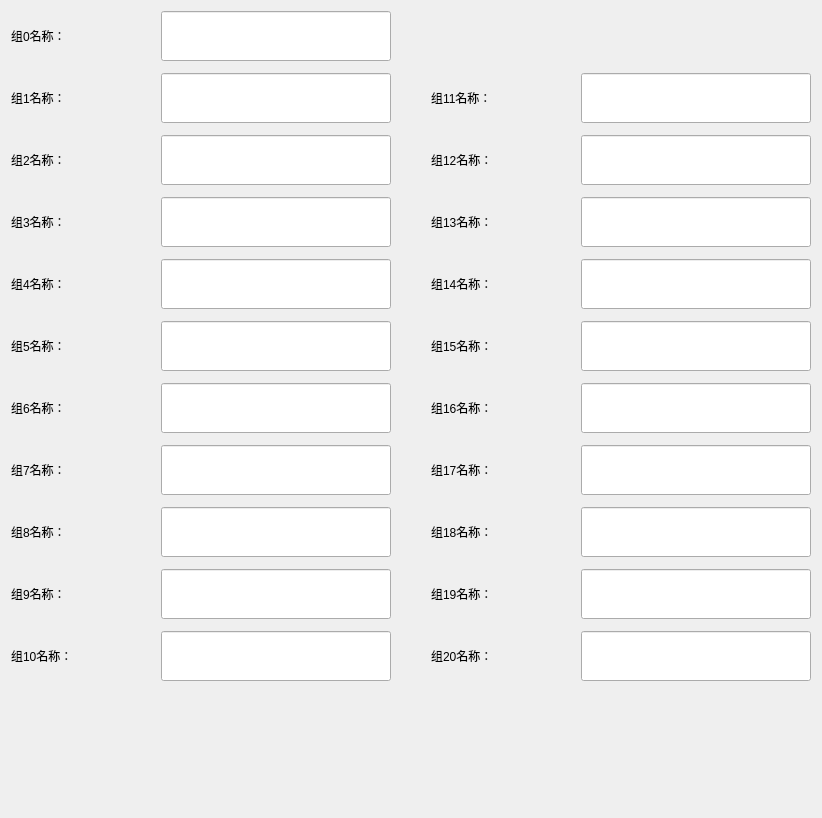
     <widget class="QWidget" name="tab_groupSet">
      <attribute name="title">
       <string>组设置</string>
      </attribute>
      <layout class="QVBoxLayout" name="verticalLayout_4">
       <item>
        <layout class="QHBoxLayout" name="horizontalLayout_13">
         <property name="spacing">
          <number>0</number>
         </property>
         <item>
          <layout class="QGridLayout" name="gridLayout_3">
           <property name="horizontalSpacing">
            <number>0</number>
           </property>
           <property name="verticalSpacing">
            <number>12</number>
           </property>
           <item row="0" column="0">
            <widget class="QLabel" name="label_group0">
             <property name="minimumSize">
              <size>
               <width>150</width>
               <height>0</height>
              </size>
             </property>
             <property name="maximumSize">
              <size>
               <width>150</width>
               <height>16777215</height>
              </size>
             </property>
             <property name="text">
              <string>组0名称：</string>
             </property>
            </widget>
           </item>
           <item row="0" column="1">
            <widget class="QLineEdit" name="lineEdit_group0Name">
             <property name="sizePolicy">
              <sizepolicy hsizetype="Preferred" vsizetype="Fixed">
               <horstretch>0</horstretch>
               <verstretch>0</verstretch>
              </sizepolicy>
             </property>
             <property name="minimumSize">
              <size>
               <width>230</width>
               <height>50</height>
              </size>
             </property>
             <property name="maximumSize">
              <size>
               <width>230</width>
               <height>16777215</height>
              </size>
             </property>
            </widget>
           </item>
           <item row="1" column="0">
            <widget class="QLabel" name="label_group1">
             <property name="minimumSize">
              <size>
               <width>150</width>
               <height>0</height>
              </size>
             </property>
             <property name="maximumSize">
              <size>
               <width>150</width>
               <height>16777215</height>
              </size>
             </property>
             <property name="text">
              <string>组1名称：</string>
             </property>
            </widget>
           </item>
           <item row="1" column="1">
            <widget class="QLineEdit" name="lineEdit_group1Name">
             <property name="sizePolicy">
              <sizepolicy hsizetype="Preferred" vsizetype="Fixed">
               <horstretch>0</horstretch>
               <verstretch>0</verstretch>
              </sizepolicy>
             </property>
             <property name="minimumSize">
              <size>
               <width>230</width>
               <height>50</height>
              </size>
             </property>
             <property name="maximumSize">
              <size>
               <width>230</width>
               <height>16777215</height>
              </size>
             </property>
            </widget>
           </item>
           <item row="2" column="0">
            <widget class="QLabel" name="label_group2">
             <property name="minimumSize">
              <size>
               <width>150</width>
               <height>0</height>
              </size>
             </property>
             <property name="maximumSize">
              <size>
               <width>150</width>
               <height>16777215</height>
              </size>
             </property>
             <property name="text">
              <string>组2名称：</string>
             </property>
            </widget>
           </item>
           <item row="2" column="1">
            <widget class="QLineEdit" name="lineEdit_group2Name">
             <property name="sizePolicy">
              <sizepolicy hsizetype="Preferred" vsizetype="Fixed">
               <horstretch>0</horstretch>
               <verstretch>0</verstretch>
              </sizepolicy>
             </property>
             <property name="minimumSize">
              <size>
               <width>230</width>
               <height>50</height>
              </size>
             </property>
             <property name="maximumSize">
              <size>
               <width>230</width>
               <height>16777215</height>
              </size>
             </property>
            </widget>
           </item>
           <item row="3" column="0">
            <widget class="QLabel" name="label_group3">
             <property name="minimumSize">
              <size>
               <width>150</width>
               <height>0</height>
              </size>
             </property>
             <property name="maximumSize">
              <size>
               <width>150</width>
               <height>16777215</height>
              </size>
             </property>
             <property name="text">
              <string>组3名称：</string>
             </property>
            </widget>
           </item>
           <item row="3" column="1">
            <widget class="QLineEdit" name="lineEdit_group3Name">
             <property name="sizePolicy">
              <sizepolicy hsizetype="Preferred" vsizetype="Fixed">
               <horstretch>0</horstretch>
               <verstretch>0</verstretch>
              </sizepolicy>
             </property>
             <property name="minimumSize">
              <size>
               <width>230</width>
               <height>50</height>
              </size>
             </property>
             <property name="maximumSize">
              <size>
               <width>230</width>
               <height>16777215</height>
              </size>
             </property>
            </widget>
           </item>
           <item row="4" column="0">
            <widget class="QLabel" name="label_group4">
             <property name="minimumSize">
              <size>
               <width>150</width>
               <height>0</height>
              </size>
             </property>
             <property name="maximumSize">
              <size>
               <width>150</width>
               <height>16777215</height>
              </size>
             </property>
             <property name="text">
              <string>组4名称：</string>
             </property>
            </widget>
           </item>
           <item row="4" column="1">
            <widget class="QLineEdit" name="lineEdit_group4Name">
             <property name="sizePolicy">
              <sizepolicy hsizetype="Preferred" vsizetype="Fixed">
               <horstretch>0</horstretch>
               <verstretch>0</verstretch>
              </sizepolicy>
             </property>
             <property name="minimumSize">
              <size>
               <width>230</width>
               <height>50</height>
              </size>
             </property>
             <property name="maximumSize">
              <size>
               <width>230</width>
               <height>16777215</height>
              </size>
             </property>
            </widget>
           </item>
           <item row="5" column="0">
            <widget class="QLabel" name="label_group5">
             <property name="minimumSize">
              <size>
               <width>150</width>
               <height>0</height>
              </size>
             </property>
             <property name="maximumSize">
              <size>
               <width>150</width>
               <height>16777215</height>
              </size>
             </property>
             <property name="text">
              <string>组5名称：</string>
             </property>
            </widget>
           </item>
           <item row="5" column="1">
            <widget class="QLineEdit" name="lineEdit_group5Name">
             <property name="sizePolicy">
              <sizepolicy hsizetype="Preferred" vsizetype="Fixed">
               <horstretch>0</horstretch>
               <verstretch>0</verstretch>
              </sizepolicy>
             </property>
             <property name="minimumSize">
              <size>
               <width>230</width>
               <height>50</height>
              </size>
             </property>
             <property name="maximumSize">
              <size>
               <width>230</width>
               <height>16777215</height>
              </size>
             </property>
            </widget>
           </item>
           <item row="6" column="0">
            <widget class="QLabel" name="label_group6">
             <property name="minimumSize">
              <size>
               <width>150</width>
               <height>0</height>
              </size>
             </property>
             <property name="maximumSize">
              <size>
               <width>150</width>
               <height>16777215</height>
              </size>
             </property>
             <property name="text">
              <string>组6名称：</string>
             </property>
            </widget>
           </item>
           <item row="6" column="1">
            <widget class="QLineEdit" name="lineEdit_group6Name">
             <property name="sizePolicy">
              <sizepolicy hsizetype="Preferred" vsizetype="Fixed">
               <horstretch>0</horstretch>
               <verstretch>0</verstretch>
              </sizepolicy>
             </property>
             <property name="minimumSize">
              <size>
               <width>230</width>
               <height>50</height>
              </size>
             </property>
             <property name="maximumSize">
              <size>
               <width>230</width>
               <height>16777215</height>
              </size>
             </property>
            </widget>
           </item>
           <item row="7" column="0">
            <widget class="QLabel" name="label_group7">
             <property name="minimumSize">
              <size>
               <width>150</width>
               <height>0</height>
              </size>
             </property>
             <property name="maximumSize">
              <size>
               <width>150</width>
               <height>16777215</height>
              </size>
             </property>
             <property name="text">
              <string>组7名称：</string>
             </property>
            </widget>
           </item>
           <item row="7" column="1">
            <widget class="QLineEdit" name="lineEdit_group7Name">
             <property name="sizePolicy">
              <sizepolicy hsizetype="Preferred" vsizetype="Fixed">
               <horstretch>0</horstretch>
               <verstretch>0</verstretch>
              </sizepolicy>
             </property>
             <property name="minimumSize">
              <size>
               <width>230</width>
               <height>50</height>
              </size>
             </property>
             <property name="maximumSize">
              <size>
               <width>230</width>
               <height>16777215</height>
              </size>
             </property>
            </widget>
           </item>
           <item row="8" column="0">
            <widget class="QLabel" name="label_group8">
             <property name="minimumSize">
              <size>
               <width>150</width>
               <height>0</height>
              </size>
             </property>
             <property name="maximumSize">
              <size>
               <width>150</width>
               <height>16777215</height>
              </size>
             </property>
             <property name="text">
              <string>组8名称：</string>
             </property>
            </widget>
           </item>
           <item row="8" column="1">
            <widget class="QLineEdit" name="lineEdit_group8Name">
             <property name="sizePolicy">
              <sizepolicy hsizetype="Preferred" vsizetype="Fixed">
               <horstretch>0</horstretch>
               <verstretch>0</verstretch>
              </sizepolicy>
             </property>
             <property name="minimumSize">
              <size>
               <width>230</width>
               <height>50</height>
              </size>
             </property>
             <property name="maximumSize">
              <size>
               <width>230</width>
               <height>16777215</height>
              </size>
             </property>
            </widget>
           </item>
           <item row="9" column="0">
            <widget class="QLabel" name="label_group9">
             <property name="minimumSize">
              <size>
               <width>150</width>
               <height>0</height>
              </size>
             </property>
             <property name="maximumSize">
              <size>
               <width>150</width>
               <height>16777215</height>
              </size>
             </property>
             <property name="text">
              <string>组9名称：</string>
             </property>
            </widget>
           </item>
           <item row="9" column="1">
            <widget class="QLineEdit" name="lineEdit_group9Name">
             <property name="sizePolicy">
              <sizepolicy hsizetype="Preferred" vsizetype="Fixed">
               <horstretch>0</horstretch>
               <verstretch>0</verstretch>
              </sizepolicy>
             </property>
             <property name="minimumSize">
              <size>
               <width>230</width>
               <height>50</height>
              </size>
             </property>
             <property name="maximumSize">
              <size>
               <width>230</width>
               <height>16777215</height>
              </size>
             </property>
            </widget>
           </item>
           <item row="10" column="0">
            <widget class="QLabel" name="label_group10">
             <property name="minimumSize">
              <size>
               <width>150</width>
               <height>0</height>
              </size>
             </property>
             <property name="maximumSize">
              <size>
               <width>150</width>
               <height>16777215</height>
              </size>
             </property>
             <property name="text">
              <string>组10名称：</string>
             </property>
            </widget>
           </item>
           <item row="10" column="1">
            <widget class="QLineEdit" name="lineEdit_group10Name">
             <property name="sizePolicy">
              <sizepolicy hsizetype="Preferred" vsizetype="Fixed">
               <horstretch>0</horstretch>
               <verstretch>0</verstretch>
              </sizepolicy>
             </property>
             <property name="minimumSize">
              <size>
               <width>230</width>
               <height>50</height>
              </size>
             </property>
             <property name="maximumSize">
              <size>
               <width>230</width>
               <height>16777215</height>
              </size>
             </property>
            </widget>
           </item>
          </layout>
         </item>
         <item>
          <spacer name="horizontalSpacer_15">
           <property name="orientation">
            <enum>Qt::Horizontal</enum>
           </property>
           <property name="sizeHint" stdset="0">
            <size>
             <width>40</width>
             <height>20</height>
            </size>
           </property>
          </spacer>
         </item>
         <item>
          <layout class="QGridLayout" name="gridLayout_4">
           <property name="horizontalSpacing">
            <number>0</number>
           </property>
           <property name="verticalSpacing">
            <number>12</number>
           </property>
           <item row="3" column="1">
            <widget class="QLineEdit" name="lineEdit_group13Name">
             <property name="sizePolicy">
              <sizepolicy hsizetype="Preferred" vsizetype="Fixed">
               <horstretch>0</horstretch>
               <verstretch>0</verstretch>
              </sizepolicy>
             </property>
             <property name="minimumSize">
              <size>
               <width>230</width>
               <height>50</height>
              </size>
             </property>
             <property name="maximumSize">
              <size>
               <width>230</width>
               <height>16777215</height>
              </size>
             </property>
            </widget>
           </item>
           <item row="8" column="1">
            <widget class="QLineEdit" name="lineEdit_group18Name">
             <property name="sizePolicy">
              <sizepolicy hsizetype="Preferred" vsizetype="Fixed">
               <horstretch>0</horstretch>
               <verstretch>0</verstretch>
              </sizepolicy>
             </property>
             <property name="minimumSize">
              <size>
               <width>230</width>
               <height>50</height>
              </size>
             </property>
             <property name="maximumSize">
              <size>
               <width>230</width>
               <height>16777215</height>
              </size>
             </property>
            </widget>
           </item>
           <item row="9" column="0">
            <widget class="QLabel" name="label_group19">
             <property name="minimumSize">
              <size>
               <width>150</width>
               <height>0</height>
              </size>
             </property>
             <property name="maximumSize">
              <size>
               <width>150</width>
               <height>16777215</height>
              </size>
             </property>
             <property name="text">
              <string>组19名称：</string>
             </property>
            </widget>
           </item>
           <item row="8" column="0">
            <widget class="QLabel" name="label_group18">
             <property name="minimumSize">
              <size>
               <width>150</width>
               <height>0</height>
              </size>
             </property>
             <property name="maximumSize">
              <size>
               <width>150</width>
               <height>16777215</height>
              </size>
             </property>
             <property name="text">
              <string>组18名称：</string>
             </property>
            </widget>
           </item>
           <item row="6" column="1">
            <widget class="QLineEdit" name="lineEdit_group16Name">
             <property name="sizePolicy">
              <sizepolicy hsizetype="Preferred" vsizetype="Fixed">
               <horstretch>0</horstretch>
               <verstretch>0</verstretch>
              </sizepolicy>
             </property>
             <property name="minimumSize">
              <size>
               <width>230</width>
               <height>50</height>
              </size>
             </property>
             <property name="maximumSize">
              <size>
               <width>230</width>
               <height>16777215</height>
              </size>
             </property>
            </widget>
           </item>
           <item row="4" column="1">
            <widget class="QLineEdit" name="lineEdit_group14Name">
             <property name="sizePolicy">
              <sizepolicy hsizetype="Preferred" vsizetype="Fixed">
               <horstretch>0</horstretch>
               <verstretch>0</verstretch>
              </sizepolicy>
             </property>
             <property name="minimumSize">
              <size>
               <width>230</width>
               <height>50</height>
              </size>
             </property>
             <property name="maximumSize">
              <size>
               <width>230</width>
               <height>16777215</height>
              </size>
             </property>
            </widget>
           </item>
           <item row="7" column="1">
            <widget class="QLineEdit" name="lineEdit_group17Name">
             <property name="sizePolicy">
              <sizepolicy hsizetype="Preferred" vsizetype="Fixed">
               <horstretch>0</horstretch>
               <verstretch>0</verstretch>
              </sizepolicy>
             </property>
             <property name="minimumSize">
              <size>
               <width>230</width>
               <height>50</height>
              </size>
             </property>
             <property name="maximumSize">
              <size>
               <width>230</width>
               <height>16777215</height>
              </size>
             </property>
            </widget>
           </item>
           <item row="5" column="1">
            <widget class="QLineEdit" name="lineEdit_group15Name">
             <property name="sizePolicy">
              <sizepolicy hsizetype="Preferred" vsizetype="Fixed">
               <horstretch>0</horstretch>
               <verstretch>0</verstretch>
              </sizepolicy>
             </property>
             <property name="minimumSize">
              <size>
               <width>230</width>
               <height>50</height>
              </size>
             </property>
             <property name="maximumSize">
              <size>
               <width>230</width>
               <height>16777215</height>
              </size>
             </property>
            </widget>
           </item>
           <item row="4" column="0">
            <widget class="QLabel" name="label_group14">
             <property name="minimumSize">
              <size>
               <width>150</width>
               <height>0</height>
              </size>
             </property>
             <property name="maximumSize">
              <size>
               <width>150</width>
               <height>16777215</height>
              </size>
             </property>
             <property name="text">
              <string>组14名称：</string>
             </property>
            </widget>
           </item>
           <item row="1" column="1">
            <widget class="QLineEdit" name="lineEdit_group11Name">
             <property name="sizePolicy">
              <sizepolicy hsizetype="Preferred" vsizetype="Fixed">
               <horstretch>0</horstretch>
               <verstretch>0</verstretch>
              </sizepolicy>
             </property>
             <property name="minimumSize">
              <size>
               <width>230</width>
               <height>50</height>
              </size>
             </property>
             <property name="maximumSize">
              <size>
               <width>230</width>
               <height>16777215</height>
              </size>
             </property>
            </widget>
           </item>
           <item row="10" column="0">
            <widget class="QLabel" name="label_group20">
             <property name="minimumSize">
              <size>
               <width>150</width>
               <height>0</height>
              </size>
             </property>
             <property name="maximumSize">
              <size>
               <width>150</width>
               <height>16777215</height>
              </size>
             </property>
             <property name="text">
              <string>组20名称：</string>
             </property>
            </widget>
           </item>
           <item row="3" column="0">
            <widget class="QLabel" name="label_group13">
             <property name="minimumSize">
              <size>
               <width>150</width>
               <height>0</height>
              </size>
             </property>
             <property name="maximumSize">
              <size>
               <width>150</width>
               <height>16777215</height>
              </size>
             </property>
             <property name="text">
              <string>组13名称：</string>
             </property>
            </widget>
           </item>
           <item row="6" column="0">
            <widget class="QLabel" name="label_group16">
             <property name="minimumSize">
              <size>
               <width>150</width>
               <height>0</height>
              </size>
             </property>
             <property name="maximumSize">
              <size>
               <width>150</width>
               <height>16777215</height>
              </size>
             </property>
             <property name="text">
              <string>组16名称：</string>
             </property>
            </widget>
           </item>
           <item row="2" column="1">
            <widget class="QLineEdit" name="lineEdit_group12Name">
             <property name="sizePolicy">
              <sizepolicy hsizetype="Preferred" vsizetype="Fixed">
               <horstretch>0</horstretch>
               <verstretch>0</verstretch>
              </sizepolicy>
             </property>
             <property name="minimumSize">
              <size>
               <width>230</width>
               <height>50</height>
              </size>
             </property>
             <property name="maximumSize">
              <size>
               <width>230</width>
               <height>16777215</height>
              </size>
             </property>
            </widget>
           </item>
           <item row="2" column="0">
            <widget class="QLabel" name="label_group12">
             <property name="minimumSize">
              <size>
               <width>150</width>
               <height>0</height>
              </size>
             </property>
             <property name="maximumSize">
              <size>
               <width>150</width>
               <height>16777215</height>
              </size>
             </property>
             <property name="text">
              <string>组12名称：</string>
             </property>
            </widget>
           </item>
           <item row="1" column="0">
            <widget class="QLabel" name="label_group11">
             <property name="minimumSize">
              <size>
               <width>150</width>
               <height>0</height>
              </size>
             </property>
             <property name="maximumSize">
              <size>
               <width>150</width>
               <height>16777215</height>
              </size>
             </property>
             <property name="text">
              <string>组11名称：</string>
             </property>
            </widget>
           </item>
           <item row="10" column="1">
            <widget class="QLineEdit" name="lineEdit_group20Name">
             <property name="sizePolicy">
              <sizepolicy hsizetype="Preferred" vsizetype="Fixed">
               <horstretch>0</horstretch>
               <verstretch>0</verstretch>
              </sizepolicy>
             </property>
             <property name="minimumSize">
              <size>
               <width>230</width>
               <height>50</height>
              </size>
             </property>
             <property name="maximumSize">
              <size>
               <width>230</width>
               <height>16777215</height>
              </size>
             </property>
            </widget>
           </item>
           <item row="5" column="0">
            <widget class="QLabel" name="label_group15">
             <property name="minimumSize">
              <size>
               <width>150</width>
               <height>0</height>
              </size>
             </property>
             <property name="maximumSize">
              <size>
               <width>150</width>
               <height>16777215</height>
              </size>
             </property>
             <property name="text">
              <string>组15名称：</string>
             </property>
            </widget>
           </item>
           <item row="9" column="1">
            <widget class="QLineEdit" name="lineEdit_group19Name">
             <property name="sizePolicy">
              <sizepolicy hsizetype="Preferred" vsizetype="Fixed">
               <horstretch>0</horstretch>
               <verstretch>0</verstretch>
              </sizepolicy>
             </property>
             <property name="minimumSize">
              <size>
               <width>230</width>
               <height>50</height>
              </size>
             </property>
             <property name="maximumSize">
              <size>
               <width>230</width>
               <height>16777215</height>
              </size>
             </property>
            </widget>
           </item>
           <item row="7" column="0">
            <widget class="QLabel" name="label_group17">
             <property name="minimumSize">
              <size>
               <width>150</width>
               <height>0</height>
              </size>
             </property>
             <property name="maximumSize">
              <size>
               <width>150</width>
               <height>16777215</height>
              </size>
             </property>
             <property name="text">
              <string>组17名称：</string>
             </property>
            </widget>
           </item>
           <item row="0" column="0" colspan="2">
            <widget class="QWidget" name="widget" native="true">
             <property name="minimumSize">
              <size>
               <width>0</width>
               <height>50</height>
              </size>
             </property>
            </widget>
           </item>
          </layout>
         </item>
        </layout>
       </item>
       <item>
        <spacer name="verticalSpacer_3">
         <property name="orientation">
          <enum>Qt::Vertical</enum>
         </property>
         <property name="sizeHint" stdset="0">
          <size>
           <width>20</width>
           <height>126</height>
          </size>
         </property>
        </spacer>
       </item>
      </layout>
     </widget>
